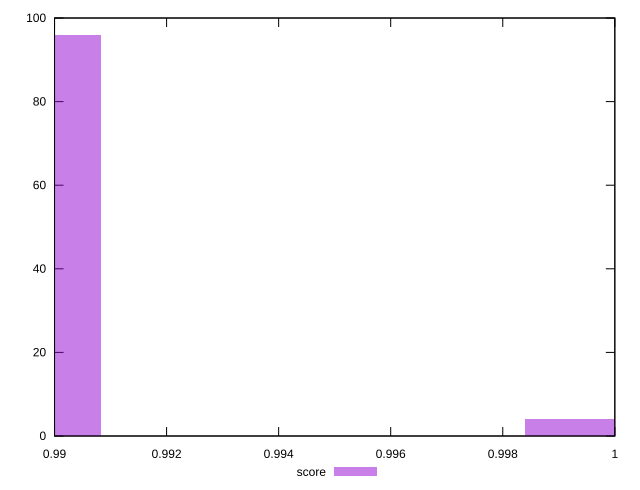

Generate this figure with gnuplot:
reset

$score <<EOF
0.999666567367598 4
0.9895689252729757 96
EOF

set key outside below
set boxwidth 0.0025244105236555503
set xrange [0.99:1]
set yrange [0:100]
set trange [0:100]
set style fill transparent solid 0.5 noborder
set terminal svg size 640, 490 enhanced background rgb 'white'
set output "reports/report_00033_2021-03-01T14-23-16.841Z/mainthread-work-breakdown/samples/astro-inner/score/histogram.svg"

plot $score title "score" with boxes

reset
